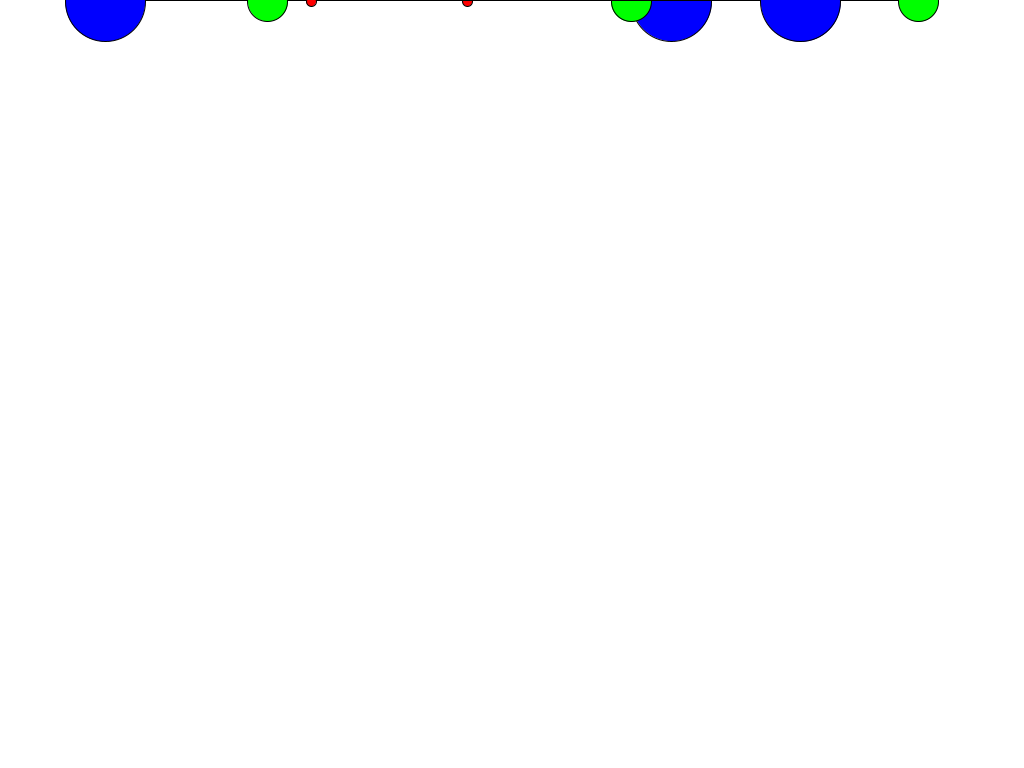
Frame 1 (no input)
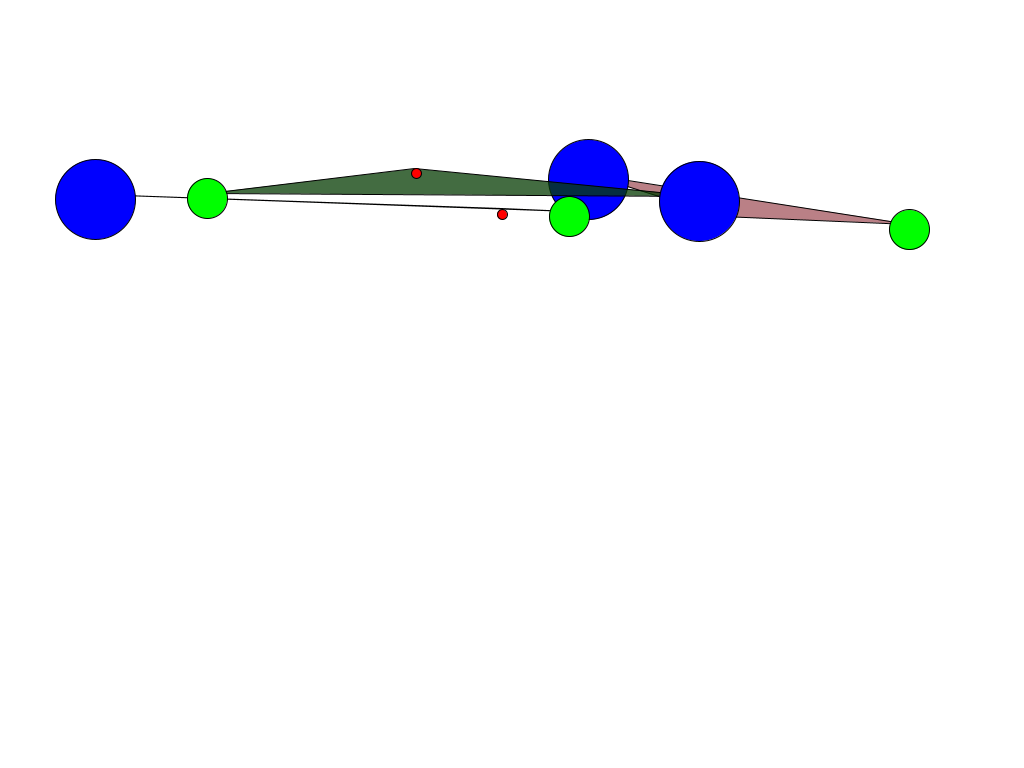
Frame 60 (the mouse pressed at the canvas centre just before this capture)
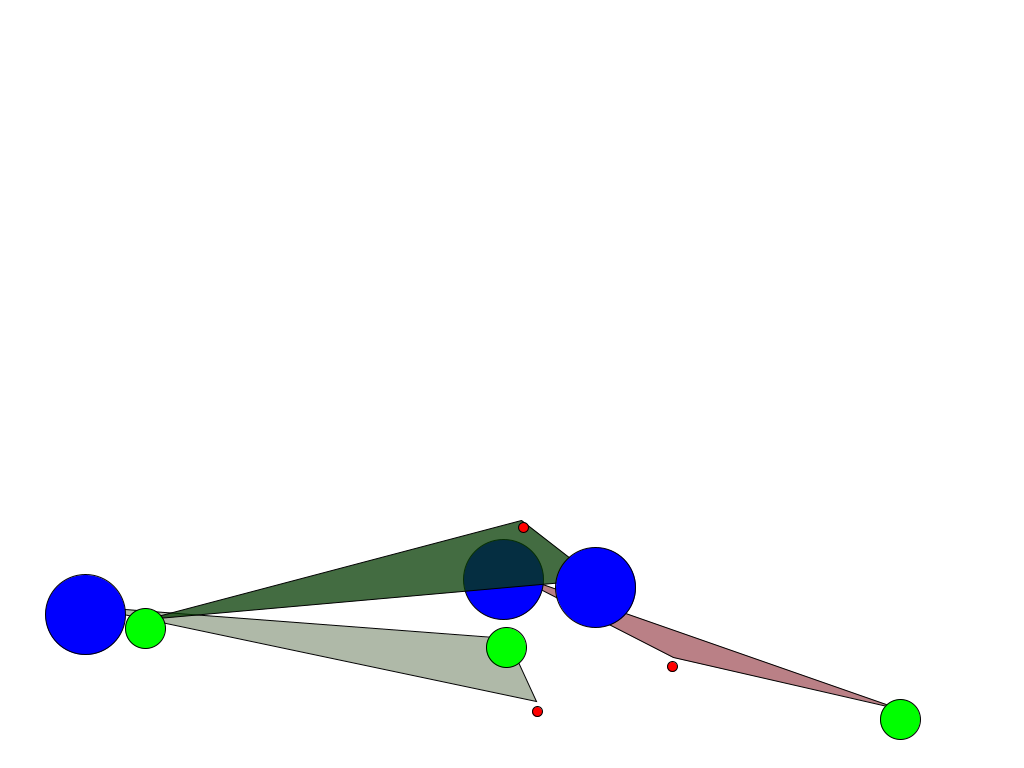
Frame 120 (the mouse held since frame 60 and released just before this capture)

The Processing sketch that drew these frames (run headless with seeded random() and noise(); from frame 60 on, the mouse is pressed at the canvas centre):

// Processing sketch: sketch_sep27b_gravity_triangle_ARRAYS
// ── sketch_sep27b_gravity_triangle_ARRAYS.pde
//// Jason Stephens
//// Introduction To Computational Media (ICM)
//// ITP - Fall 2010
//// Week:3_Practice: Gravity Simulation
//
//
//
//// setup for 1st x,y (gravity, speed, cordinates)
//float x1; //declare x1 for initial starting point dependent on width
//float y1 = 0;//y1 initial starting point
//float speedY1 = random(1,2);// vertical component of velocity for vertex 1
//float speedX1 = random(-2,2);//horizontal component of velocit for vertex 1
//float gravity1 = random(.05,.08);
//float dampenX1 = random(-1.05,-1.5);
//float dampenY1 =random(-.9855,-.99999);
//// setup for 2nd xy (gravity, speed, coordinates)
//float x2;  //decalre x2 for starting point dependent on setup width
//float y2 = 0;
//float speedX2 = random(-2,2);
//float speedY2 = random(1,2);
//float gravity2 = random(.05,.08);
//float dampenX2 =random(-1.05,-1.15);
//float dampenY2 =random(-.98,-.9999);
//
//// setup for 3nd xy (gravity, speed, coordinates)
//float x3;  //declare x3 for starting point dependent on setup width
//float y3 = 0;
//float speedX3 = random(-2,2);
//float speedY3 = random(1,2);
//float gravity3 = random(.05,.08);
//float dampenX3 = random(-1.05,-1.15);
//float dampenY3=random(-.9855,-.9999);
//
//void setup() {
//  println(x1);
//  size (1024,1024);
//  fill(0);
//  stroke(255);
//  rectMode(CENTER);
//  //initialize x1-x3 now that size is setup
//  x1=random(width);
//  x2=random(width);
//  x3=random(width);
//}
//
//void draw() {
//  background(255);
//  drawTriangle();
//  moveTriangle();
//  bounceTriangle();
//  drawEllipseMarker();
//  //rect(x1,y1,10,10);
//}
//
//void drawEllipseMarker(){
//  fill(255,0,0);
//  ellipse (x1,y1,10,10);
//  fill(0,255,0);
//  ellipse (x2,y2,40,40);
//  fill(0,0,255);
//  ellipse (x3,y3,80,80);
//}
//
//// creating the drawTriangle function
//void drawTriangle() {
//  fill(0);
//  triangle(x1,y1,x2,y2,x3,y3);
//}
//
////creating the moveTriangle function
//void moveTriangle() {
//  // bouncing for 1st xy
//  y1=y1+speedY1;//add speed to location
//  x1=x1+speedX1;
//  speedY1=speedY1+gravity1;//add gravit to speed
//   //setup for 2nd xy
//  y2=y2+speedY2; //add speed to the y2 ooordinates
//  speedY2=speedY2+gravity2;
//  x2=x2+speedX2; 
//   //setup for 3nd xy
//  y3=y3+speedY3; //add speed to the y2 ooordinates
//  speedY3=speedY3+gravity3;
//  x3=x3+speedX3;
//}
//
////creating the bounceTriangle function
//void bounceTriangle() {
//  //if the triangle reaches the bottom reverse the speed
//  //x1,y1 check bounce and dampen
//  if (y1>height) {
//    speedY1=speedY1*dampenY1; // change direction with dampening
//  }
//  if ((x1>width)||(x1<0)) {
//    speedX1=speedX1*dampenX1; //change direction with dampen
//  }
//  //x2,y2 check bounce and dampening
//  if (y2>height) {
//    speedY2=speedY2*dampenY2;  //change direction with dampen
//  }
//  if ((x2>width)||(x2<0)) {
//    speedX2=speedX2*dampenX2;  //change direction with dampen
//  }
//  //x3,y3 check bounce and dampen
//  if (y3>height) {
//    speedY3=speedY3*dampenY3;  //change direction with dampen
//  }
//  if ((x3>width)||(x3<0)) {
//    speedX3=speedX3*dampenX3; // change direction with dampen
//  }
//}


// ── GravityTriagne_wClass.pde
//calling on the Gravity Triangle class to make an object


GravityTriangle myFirstGT;// declaring the object variable from the class
GravityTriangle myFirstGT2;
GravityTriangle myFirstGT3;

void setup(){
  size(1024,768);
  myFirstGT2 = new GravityTriangle();
    myFirstGT3 = new GravityTriangle();
  myFirstGT = new GravityTriangle();
}
void draw(){
  background(255);
  //myFirstGT.drawEllipseMarker(); 
  myFirstGT.drawTriangle();
  myFirstGT.drawTrackers(); 
  myFirstGT2.drawTriangle();
  myFirstGT2.drawTrackers(); 
    myFirstGT3.drawTriangle();
    myFirstGT3.drawTrackers(); 
  
  //myFirstGT.moveTriangle();
  //myFirstGT.bounceTriangle();
}




// ── class_GravityTriangle.pde
//como Gravity's Rainbow, except this is GRAVITY TRIANGLE

//the class of GravityTriangle has exactly 1 variable to pass from the function
//into the object and that is the degree of opacity [where 0 = transparent]

//there are 2 functions within class
//void drawTrackers() which draw the ellipses that keep track of each vertex
//void drawTriangle() which does the obvious

class GravityTriangle {

  //attributes:  things the GravityTriangle has
  // setup for 1st x,y (gravity, speed, cordinates)
  float x1; //declare x1 for initial starting point dependent on width
  float y1 = 0;//y1 initial starting point
  float speedX1 = random(-2,2);//horizontal component of velocit for vertex 1
  float speedY1 = random(1,2);// vertical component of velocity for vertex 1
  float dampenX1 = random(-1.05,-1.5);
  float dampenY1 =random(-.9855,-.99999);
  float gravity1 = random(.05,.08);
  // setup for 2nd xy (gravity, speed, coordinates)
  float x2;  //decalre x2 for starting point dependent on setup width
  float y2 = 0;
  float speedX2 = random(-2,2);
  float speedY2 = random(1,2);
  float dampenX2 =random(-1.05,-1.15);
  float dampenY2 =random(-.98,-.9999);
  float gravity2 = random(.05,.08);

  // setup for 3nd xy (gravity, speed, coordinates)
  float x3;  //declare x3 for starting point dependent on setup width
  float y3 = 0;
  float speedX3 = random(-2,2);
  float speedY3 = random(1,2);
  float dampenX3 = random(-1.05,-1.15);
  float dampenY3=random(-.9855,-.9999);
  float gravity3 = random(.05,.08);

  float cr,cg,cb,ca;

  //CONSTRUCTOR:  this creates a GravityTriangle based on the variables I define
  GravityTriangle() {

    //ca=_ca; //which means that the only variable I am passing in is the level of opacity
    cr=random(255);
    cg=random(255);
    cb=random(255);
    ca=random(255);
    x1=random(width);
    x2=random(width);
    x3=random(width);
  }
  void drawTrackers() {  //for tracking purposes
    fill(255,0,0);
    ellipse (x1,y1,10,10);
    fill(0,255,0);
    ellipse (x2,y2,40,40);
    fill(0,0,255);
    ellipse (x3,y3,80,80);
  }

  void drawTriangle() {
    smooth();
    fill(cr,cg,cb,ca);
    triangle(x1,y1,x2,y2,x3,y3);


    //creating the moveTriangle function
    // bouncing for 1st xy
    y1=y1+speedY1;//add speed to location
    x1=x1+speedX1;
    speedY1=speedY1+gravity1;//add gravit to speed
    //setup for 2nd xy
    y2=y2+speedY2; //add speed to the y2 ooordinates
    speedY2=speedY2+gravity2;
    x2=x2+speedX2; 
    //setup for 3nd xy
    y3=y3+speedY3; //add speed to the y2 ooordinates
    speedY3=speedY3+gravity3;
    x3=x3+speedX3;
    //creating the bounceTriangle function
    //if the triangle reaches the bottom reverse the speed
    //x1,y1 check bounce and dampen
    if (y1>height) {
      speedY1=speedY1*dampenY1; // change direction with dampening
    }
    if ((x1>width)||(x1<0)) {
      speedX1=speedX1*dampenX1; //change direction with dampen
    }
    //x2,y2 check bounce and dampening
    if (y2>height) {
      speedY2=speedY2*dampenY2;  //change direction with dampen
    }
    if ((x2>width)||(x2<0)) {
      speedX2=speedX2*dampenX2;  //change direction with dampen
    }
    //x3,y3 check bounce and dampen
    if (y3>height) {
      speedY3=speedY3*dampenY3;  //change direction with dampen
    }
    if ((x3>width)||(x3<0)) {
      speedX3=speedX3*dampenX3; // change direction with dampen
    }
  }
}
